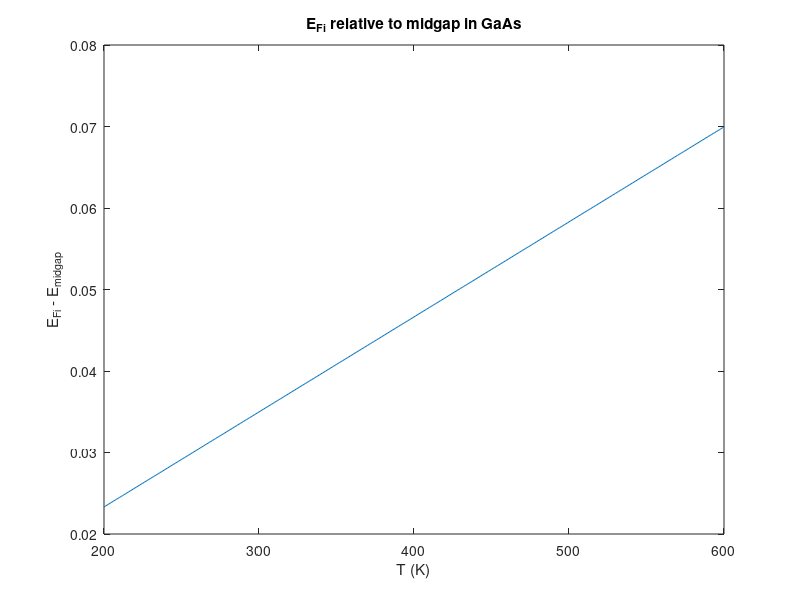

The MATLAB script that drew this image:
clear; close all;
T=200:600;
kT = .0259*(T/300);
Nc = 4.7e17*(T/300).^1.5;
Nv = 7e18*(T/300).^1.5;
Efi = .5*kT.*log(Nv./Nc);
plot(T,Efi);
title('E_{Fi} relative to midgap in GaAs');
xlabel('T (K)'); ylabel('E_{Fi} - E_{midgap}');
